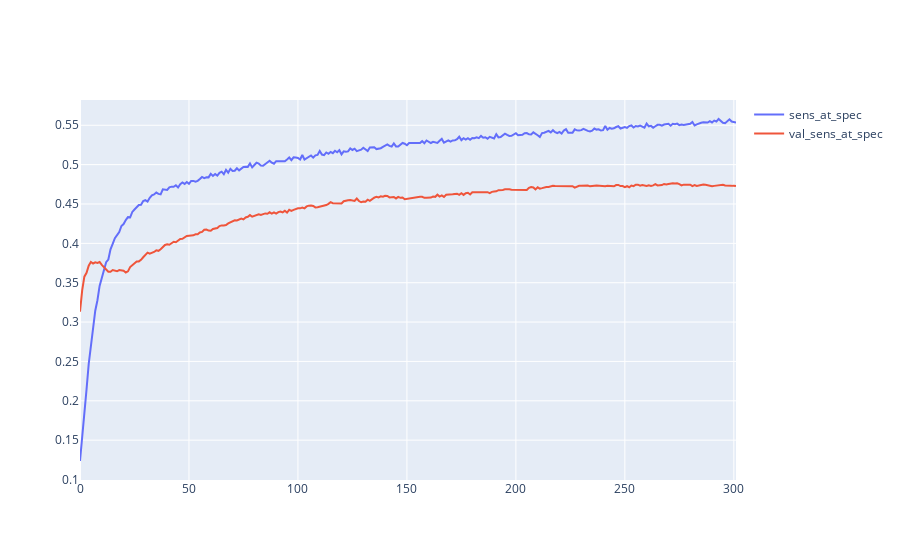

Notebook cell for this chart:
### Code cell
import importlib

importlib.reload(model_design_dense_layers)

max_val_PR = 0.5
   
x_train, y_train, x_test, y_test = get_train_test_sets(df_result, n_test)

print(x_train.shape)
print(y_train.shape)
print(x_test.shape)
print(y_test.shape)

model, history = model_design_dense_layers.model_design(EPOCHS,  x_train, y_train, x_test, y_test, class_weights_dict)

plot_model_history(history.history, ['sens_at_spec', 'val_sens_at_spec'])
plot_model_history(history.history, ['auc', 'val_auc'])

val_PR = round(max(history.history['val_sens_at_spec']),3)

x = datetime.datetime.now()

model_name = "models/" + x.strftime("%Y-%m-%d %H-%M-%S") +" val_PR " + str(val_PR)  + " Dense.hd5"

if val_PR > max_val_PR:
    max_val_PR = val_PR
    model.save(model_name,  save_format = 'h5')

print(model_name)
print(val_PR)
print(150 * "-")

### Figure 1 — Plotly figure (JSON) as saved in the notebook; plotly's stock layout.template omitted (floating-point values rounded to 4 significant figures; data arrays with more than 128 entries replaced by an {"elided": "..."} marker saying what was removed)
{"data": [{"mode": "lines", "name": "sens_at_spec", "type": "scatter", "y": {"elided": "302 float values"}}, {"mode": "lines", "name": "val_sens_at_spec", "type": "scatter", "y": {"elided": "302 float values"}}], "layout": {}}
